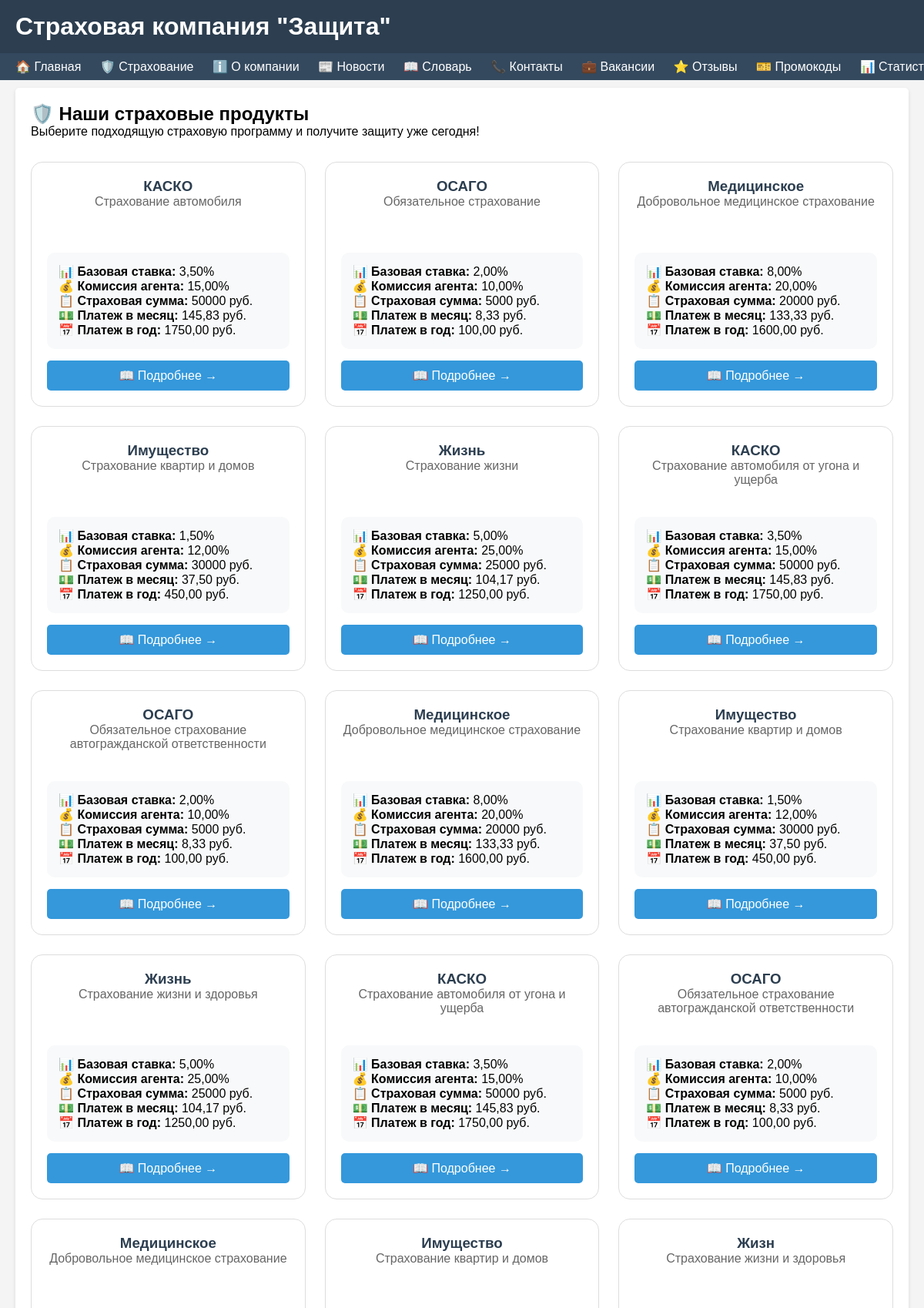
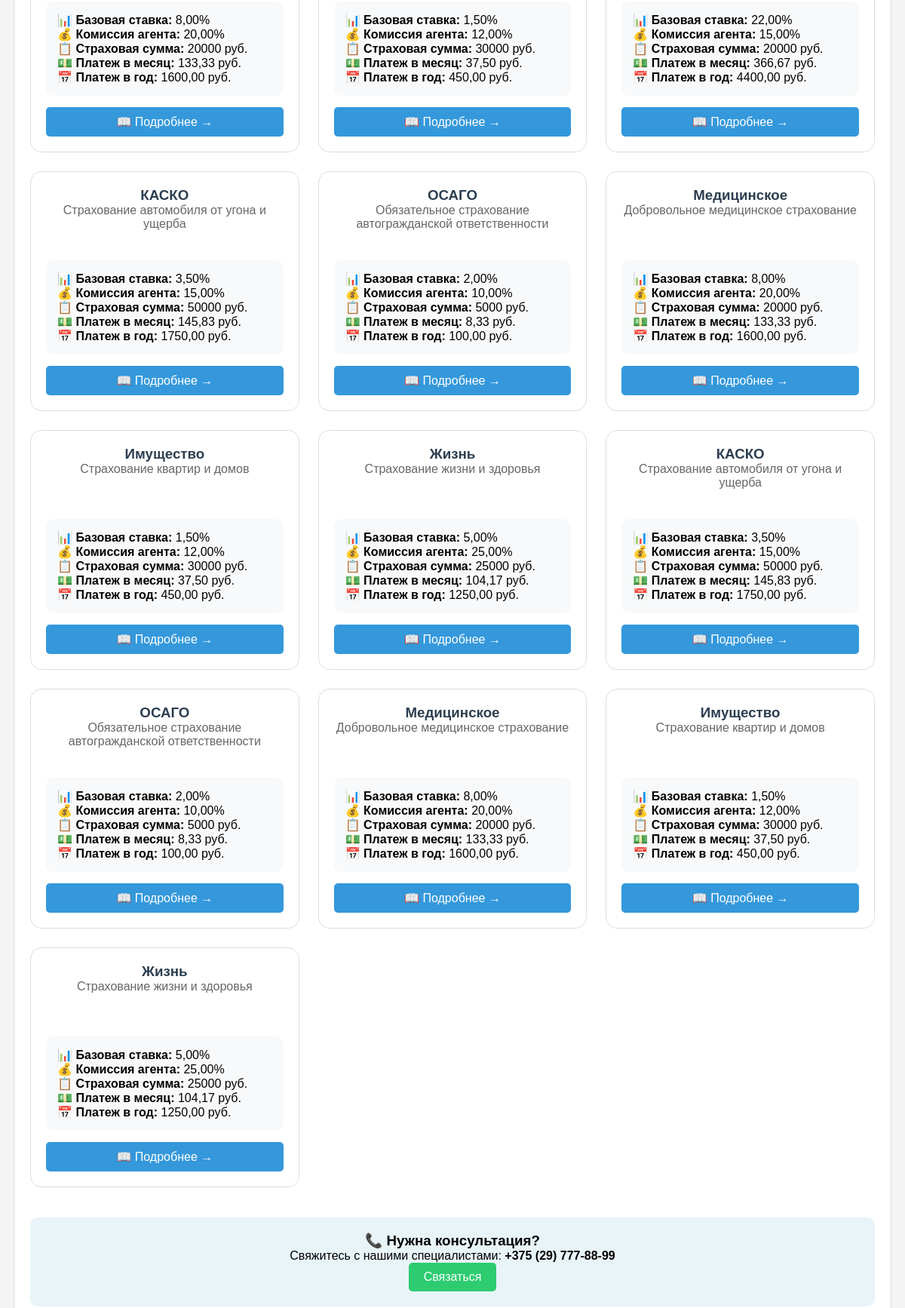
Screenshot of /products/ (upper part) with the database file from the repository (2 pictures, top to bottom).
### apps/core/models.py (models this page shows, shortened)
class InsuranceType(models.Model):
    name = models.CharField(max_length=200, verbose_name="Название")
    description = models.TextField(verbose_name="Описание", blank=True)
    commission_percent = models.DecimalField(max_digits=5, decimal_places=2, default=10)
    base_rate = models.DecimalField(max_digits=5, decimal_places=2, default=1)
    class Meta:
        verbose_name = "Вид страхования"
        verbose_name_plural = "Виды страхования"

### apps/core/views.py (the view)
# urls.py: path('products/', views.insurance_products, name='insurance_products'),
def insurance_products(request):
    insurance_types = InsuranceType.objects.all()
    sample_sums = {
        "КАСКО": 50000,
        "ОСАГО": 5000,
        "Медицинское": 20000,
        "Имущество": 30000,
        "Жизнь": 25000,
    }
    products = []
    for ins in insurance_types:
        sample_sum = sample_sums.get(ins.name, 20000)
        yearly_payment = sample_sum * (ins.base_rate / 100)
        monthly_payment = yearly_payment / 12
        products.append({
            'type': ins,
            'sample_sum': sample_sum,
            'monthly_payment': monthly_payment,
            'yearly_payment': yearly_payment,
        })
    context = {
        'products': products,
        'current_date': datetime.now().strftime('%d/%m/%Y'),
    }
    return render(request, 'core/insurance_products.html', context)

### templates/core/insurance_products.html
{% extends 'base.html' %}
{% block content %}
<div class="card">
    <h2>🛡️ Наши страховые продукты</h2>
    <p>Выберите подходящую страховую программу и получите защиту уже сегодня!</p>
    <div style="display: grid; grid-template-columns: repeat(auto-fill, minmax(350px, 1fr)); gap: 25px; margin-top: 30px;">
        {% for product in products %}
        <div style="border: 1px solid #ddd; border-radius: 15px; padding: 20px; background: white; transition: transform 0.3s;">
            <h3 style="color: #2c3e50; text-align: center;">{{ product.type.name }}</h3>
            <p style="color: #666; text-align: center; min-height: 60px;">{{ product.type.description|default:"Надежная защита" }}</p>
            <div style="background: #f8f9fa; border-radius: 10px; padding: 15px; margin: 15px 0;">
                <p><strong>📊 Базовая ставка:</strong> {{ product.type.base_rate }}%</p>
                <p><strong>💰 Комиссия агента:</strong> {{ product.type.commission_percent }}%</p>
                <p><strong>📋 Страховая сумма:</strong> {{ product.sample_sum|floatformat:0 }} руб.</p>
                <p><strong>💵 Платеж в месяц:</strong> {{ product.monthly_payment|floatformat:2 }} руб.</p>
                <p><strong>📅 Платеж в год:</strong> {{ product.yearly_payment|floatformat:2 }} руб.</p>
            </div>
            <div style="text-align: center;">
                <a href="{% url 'insurance_detail' product.type.id %}" class="btn" style="background: #3498db; width: 100%; display: inline-block; text-align: center;">📖 Подробнее →</a>
            </div>
        </div>
        {% empty %}
        <p>Нет доступных продуктов</p>
        {% endfor %}
    </div>
    <div style="margin-top: 40px; background: #e8f4f8; padding: 20px; border-radius: 10px; text-align: center;">
        <h3>📞 Нужна консультация?</h3>
        <p>Свяжитесь с нашими специалистами: <strong>+375 (29) 777-88-99</strong></p>
        <a href="{% url 'contacts' %}" class="btn" style="background: #2ecc71; display: inline-block;">Связаться</a>
    </div>
</div>
{% endblock %}

### templates/base.html (style rules this page uses)
* { margin: 0; padding: 0; box-sizing: border-box; }
body { font-family: Arial, sans-serif; background: #f4f4f4; }
.card { background: white; padding: 20px; margin: 10px 0; border-radius: 5px; box-shadow: 0 2px 5px rgba(0,0,0,0.1); }
.btn { display: inline-block; padding: 10px 20px; background: #3498db; color: white; text-decoration: none; border: none; border-radius: 5px; cursor: pointer; }

### rows the page displays
InsuranceType: type.name "КАСКО", type.description "Страхование автомобиля", type.base_rate "3,50", type.commission_percent "15,00", sample_sum "50000", monthly_payment "145,83", yearly_payment "1750,00"
InsuranceType: type.name "ОСАГО", type.description "Обязательное страхование", type.base_rate "2,00", type.commission_percent "10,00", sample_sum "5000", monthly_payment "8,33", yearly_payment "100,00"
InsuranceType: type.name "Медицинское", type.description "Добровольное медицинское страхование", type.base_rate "8,00", type.commission_percent "20,00", sample_sum "20000", monthly_payment "133,33", yearly_payment "1600,00"
InsuranceType: type.name "Имущество", type.description "Страхование квартир и домов", type.base_rate "1,50", type.commission_percent "12,00", sample_sum "30000", monthly_payment "37,50", yearly_payment "450,00"
InsuranceType: type.name "Жизнь", type.description "Страхование жизни", type.base_rate "5,00", type.commission_percent "25,00", sample_sum "25000", monthly_payment "104,17", yearly_payment "1250,00"
InsuranceType: type.name "КАСКО", type.description "Страхование автомобиля от угона и ущерба", type.base_rate "3,50", type.commission_percent "15,00", sample_sum "50000", monthly_payment "145,83", yearly_payment "1750,00"
InsuranceType: type.name "ОСАГО", type.description "Обязательное страхование автогражданской ответственности", type.base_rate "2,00", type.commission_percent "10,00", sample_sum "5000", monthly_payment "8,33", yearly_payment "100,00"
InsuranceType: type.name "Медицинское", type.description "Добровольное медицинское страхование", type.base_rate "8,00", type.commission_percent "20,00", sample_sum "20000", monthly_payment "133,33", yearly_payment "1600,00"
InsuranceType: type.name "Имущество", type.description "Страхование квартир и домов", type.base_rate "1,50", type.commission_percent "12,00", sample_sum "30000", monthly_payment "37,50", yearly_payment "450,00"
InsuranceType: type.name "Жизнь", type.description "Страхование жизни и здоровья", type.base_rate "5,00", type.commission_percent "25,00", sample_sum "25000", monthly_payment "104,17", yearly_payment "1250,00"
InsuranceType: type.name "КАСКО", type.description "Страхование автомобиля от угона и ущерба", type.base_rate "3,50", type.commission_percent "15,00", sample_sum "50000", monthly_payment "145,83", yearly_payment "1750,00"
InsuranceType: type.name "ОСАГО", type.description "Обязательное страхование автогражданской ответственности", type.base_rate "2,00", type.commission_percent "10,00", sample_sum "5000", monthly_payment "8,33", yearly_payment "100,00"
InsuranceType: type.name "Медицинское", type.description "Добровольное медицинское страхование", type.base_rate "8,00", type.commission_percent "20,00", sample_sum "20000", monthly_payment "133,33", yearly_payment "1600,00"
InsuranceType: type.name "Имущество", type.description "Страхование квартир и домов", type.base_rate "1,50", type.commission_percent "12,00", sample_sum "30000", monthly_payment "37,50", yearly_payment "450,00"
InsuranceType: type.name "Жизн", type.description "Страхование жизни и здоровья", type.base_rate "22,00", type.commission_percent "15,00", sample_sum "20000", monthly_payment "366,67", yearly_payment "4400,00"
InsuranceType: type.name "КАСКО", type.description "Страхование автомобиля от угона и ущерба", type.base_rate "3,50", type.commission_percent "15,00", sample_sum "50000", monthly_payment "145,83", yearly_payment "1750,00"
InsuranceType: type.name "ОСАГО", type.description "Обязательное страхование автогражданской ответственности", type.base_rate "2,00", type.commission_percent "10,00", sample_sum "5000", monthly_payment "8,33", yearly_payment "100,00"
InsuranceType: type.name "Медицинское", type.description "Добровольное медицинское страхование", type.base_rate "8,00", type.commission_percent "20,00", sample_sum "20000", monthly_payment "133,33", yearly_payment "1600,00"
InsuranceType: type.name "Имущество", type.description "Страхование квартир и домов", type.base_rate "1,50", type.commission_percent "12,00", sample_sum "30000", monthly_payment "37,50", yearly_payment "450,00"
InsuranceType: type.name "Жизнь", type.description "Страхование жизни и здоровья", type.base_rate "5,00", type.commission_percent "25,00", sample_sum "25000", monthly_payment "104,17", yearly_payment "1250,00"
InsuranceType: type.name "КАСКО", type.description "Страхование автомобиля от угона и ущерба", type.base_rate "3,50", type.commission_percent "15,00", sample_sum "50000", monthly_payment "145,83", yearly_payment "1750,00"
InsuranceType: type.name "ОСАГО", type.description "Обязательное страхование автогражданской ответственности", type.base_rate "2,00", type.commission_percent "10,00", sample_sum "5000", monthly_payment "8,33", yearly_payment "100,00"
InsuranceType: type.name "Медицинское", type.description "Добровольное медицинское страхование", type.base_rate "8,00", type.commission_percent "20,00", sample_sum "20000", monthly_payment "133,33", yearly_payment "1600,00"
InsuranceType: type.name "Имущество", type.description "Страхование квартир и домов", type.base_rate "1,50", type.commission_percent "12,00", sample_sum "30000", monthly_payment "37,50", yearly_payment "450,00"
InsuranceType: type.name "Жизнь", type.description "Страхование жизни и здоровья", type.base_rate "5,00", type.commission_percent "25,00", sample_sum "25000", monthly_payment "104,17", yearly_payment "1250,00"
